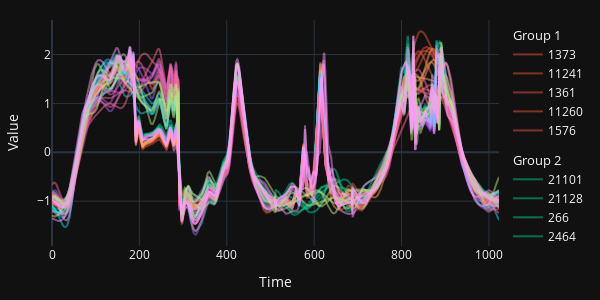

Here is the notebook cell this chart was saved with:
### Code cell
fig = data.plot_fig()
fig.show()

### Figure 1 — Plotly figure (JSON) as saved in the notebook; plotly's stock layout.template omitted (floating-point values rounded to 4 significant figures; data arrays with more than 128 entries replaced by an {"elided": "..."} marker saying what was removed)
{"data": [{"legendgroup": "1", "legendgrouptitle": {"text": "Group 1"}, "marker": {"color": "#EF553B"}, "name": "1373", "opacity": 0.5, "type": "scatter", "x": {"elided": "1024 int values"}, "y": {"elided": "1024 float values"}}, {"legendgroup": "1", "legendgrouptitle": {"text": "Group 1"}, "marker": {"color": "#EF553B"}, "name": "11241", "opacity": 0.5, "type": "scatter", "x": {"elided": "1024 int values"}, "y": {"elided": "1024 float values"}}, {"legendgroup": "1", "legendgrouptitle": {"text": "Group 1"}, "marker": {"color": "#EF553B"}, "name": "1361", "opacity": 0.5, "type": "scatter", "x": {"elided": "1024 int values"}, "y": {"elided": "1024 float values"}}, {"legendgroup": "1", "legendgrouptitle": {"text": "Group 1"}, "marker": {"color": "#EF553B"}, "name": "11260", "opacity": 0.5, "type": "scatter", "x": {"elided": "1024 int values"}, "y": {"elided": "1024 float values"}}, {"legendgroup": "1", "legendgrouptitle": {"text": "Group 1"}, "marker": {"color": "#EF553B"}, "name": "1576", "opacity": 0.5, "type": "scatter", "x": {"elided": "1024 int values"}, "y": {"elided": "1024 float values"}}, {"legendgroup": "2", "legendgrouptitle": {"text": "Group 2"}, "marker": {"color": "#00CC96"}, "name": "21101", "opacity": 0.5, "type": "scatter", "x": {"elided": "1024 int values"}, "y": {"elided": "1024 float values"}}, {"legendgroup": "2", "legendgrouptitle": {"text": "Group 2"}, "marker": {"color": "#00CC96"}, "name": "21128", "opacity": 0.5, "type": "scatter", "x": {"elided": "1024 int values"}, "y": {"elided": "1024 float values"}}, {"legendgroup": "2", "legendgrouptitle": {"text": "Group 2"}, "marker": {"color": "#00CC96"}, "name": "266", "opacity": 0.5, "type": "scatter", "x": {"elided": "1024 int values"}, "y": {"elided": "1024 float values"}}, {"legendgroup": "2", "legendgrouptitle": {"text": "Group 2"}, "marker": {"color": "#00CC96"}, "name": "2464", "opacity": 0.5, "type": "scatter", "x": {"elided": "1024 int values"}, "y": {"elided": "1024 float values"}}, {"legendgroup": "2", "legendgrouptitle": {"text": "Group 2"}, "marker": {"color": "#00CC96"}, "name": "2159", "opacity": 0.5, "type": "scatter", "x": {"elided": "1024 int values"}, "y": {"elided": "1024 float values"}}, {"legendgroup": "3", "legendgrouptitle": {"text": "Group 3"}, "marker": {"color": "#AB63FA"}, "name": "3913", "opacity": 0.5, "type": "scatter", "x": {"elided": "1024 int values"}, "y": {"elided": "1024 float values"}}, {"legendgroup": "3", "legendgrouptitle": {"text": "Group 3"}, "marker": {"color": "#AB63FA"}, "name": "362", "opacity": 0.5, "type": "scatter", "x": {"elided": "1024 int values"}, "y": {"elided": "1024 float values"}}, {"legendgroup": "3", "legendgrouptitle": {"text": "Group 3"}, "marker": {"color": "#AB63FA"}, "name": "31219", "opacity": 0.5, "type": "scatter", "x": {"elided": "1024 int values"}, "y": {"elided": "1024 float values"}}, {"legendgroup": "3", "legendgrouptitle": {"text": "Group 3"}, "marker": {"color": "#AB63FA"}, "name": "31082", "opacity": 0.5, "type": "scatter", "x": {"elided": "1024 int values"}, "y": {"elided": "1024 float values"}}, {"legendgroup": "3", "legendgrouptitle": {"text": "Group 3"}, "marker": {"color": "#AB63FA"}, "name": "31857", "opacity": 0.5, "type": "scatter", "x": {"elided": "1024 int values"}, "y": {"elided": "1024 float values"}}, {"legendgroup": "4", "legendgrouptitle": {"text": "Group 4"}, "marker": {"color": "#FFA15A"}, "name": "4888", "opacity": 0.5, "type": "scatter", "x": {"elided": "1024 int values"}, "y": {"elided": "1024 float values"}}, {"legendgroup": "4", "legendgrouptitle": {"text": "Group 4"}, "marker": {"color": "#FFA15A"}, "name": "42043", "opacity": 0.5, "type": "scatter", "x": {"elided": "1024 int values"}, "y": {"elided": "1024 float values"}}, {"legendgroup": "4", "legendgrouptitle": {"text": "Group 4"}, "marker": {"color": "#FFA15A"}, "name": "42002", "opacity": 0.5, "type": "scatter", "x": {"elided": "1024 int values"}, "y": {"elided": "1024 float values"}}, {"legendgroup": "4", "legendgrouptitle": {"text": "Group 4"}, "marker": {"color": "#FFA15A"}, "name": "4559", "opacity": 0.5, "type": "scatter", "x": {"elided": "1024 int values"}, "y": {"elided": "1024 float values"}}, {"legendgroup": "4", "legendgrouptitle": {"text": "Group 4"}, "marker": {"color": "#FFA15A"}, "name": "42031", "opacity": 0.5, "type": "scatter", "x": {"elided": "1024 int values"}, "y": {"elided": "1024 float values"}}, {"legendgroup": "5", "legendgrouptitle": {"text": "Group 5"}, "marker": {"color": "#19D3F3"}, "name": "5931", "opacity": 0.5, "type": "scatter", "x": {"elided": "1024 int values"}, "y": {"elided": "1024 float values"}}, {"legendgroup": "5", "legendgrouptitle": {"text": "Group 5"}, "marker": {"color": "#19D3F3"}, "name": "51277", "opacity": 0.5, "type": "scatter", "x": {"elided": "1024 int values"}, "y": {"elided": "1024 float values"}}, {"legendgroup": "5", "legendgrouptitle": {"text": "Group 5"}, "marker": {"color": "#19D3F3"}, "name": "51502", "opacity": 0.5, "type": "scatter", "x": {"elided": "1024 int values"}, "y": {"elided": "1024 float values"}}, {"legendgroup": "5", "legendgrouptitle": {"text": "Group 5"}, "marker": {"color": "#19D3F3"}, "name": "51910", "opacity": 0.5, "type": "scatter", "x": {"elided": "1024 int values"}, "y": {"elided": "1024 float values"}}, {"legendgroup": "5", "legendgrouptitle": {"text": "Group 5"}, "marker": {"color": "#19D3F3"}, "name": "5524", "opacity": 0.5, "type": "scatter", "x": {"elided": "1024 int values"}, "y": {"elided": "1024 float values"}}, {"legendgroup": "6", "legendgrouptitle": {"text": "Group 6"}, "marker": {"color": "#FF6692"}, "name": "6749", "opacity": 0.5, "type": "scatter", "x": {"elided": "1024 int values"}, "y": {"elided": "1024 float values"}}, {"legendgroup": "6", "legendgrouptitle": {"text": "Group 6"}, "marker": {"color": "#FF6692"}, "name": "61299", "opacity": 0.5, "type": "scatter", "x": {"elided": "1024 int values"}, "y": {"elided": "1024 float values"}}, {"legendgroup": "6", "legendgrouptitle": {"text": "Group 6"}, "marker": {"color": "#FF6692"}, "name": "62376", "opacity": 0.5, "type": "scatter", "x": {"elided": "1024 int values"}, "y": {"elided": "1024 float values"}}, {"legendgroup": "6", "legendgrouptitle": {"text": "Group 6"}, "marker": {"color": "#FF6692"}, "name": "62183", "opacity": 0.5, "type": "scatter", "x": {"elided": "1024 int values"}, "y": {"elided": "1024 float values"}}, {"legendgroup": "6", "legendgrouptitle": {"text": "Group 6"}, "marker": {"color": "#FF6692"}, "name": "6755", "opacity": 0.5, "type": "scatter", "x": {"elided": "1024 int values"}, "y": {"elided": "1024 float values"}}, {"legendgroup": "7", "legendgrouptitle": {"text": "Group 7"}, "marker": {"color": "#B6E880"}, "name": "7702", "opacity": 0.5, "type": "scatter", "x": {"elided": "1024 int values"}, "y": {"elided": "1024 float values"}}, {"legendgroup": "7", "legendgrouptitle": {"text": "Group 7"}, "marker": {"color": "#B6E880"}, "name": "7678", "opacity": 0.5, "type": "scatter", "x": {"elided": "1024 int values"}, "y": {"elided": "1024 float values"}}, {"legendgroup": "7", "legendgrouptitle": {"text": "Group 7"}, "marker": {"color": "#B6E880"}, "name": "7347", "opacity": 0.5, "type": "scatter", "x": {"elided": "1024 int values"}, "y": {"elided": "1024 float values"}}, {"legendgroup": "7", "legendgrouptitle": {"text": "Group 7"}, "marker": {"color": "#B6E880"}, "name": "72370", "opacity": 0.5, "type": "scatter", "x": {"elided": "1024 int values"}, "y": {"elided": "1024 float values"}}, {"legendgroup": "7", "legendgrouptitle": {"text": "Group 7"}, "marker": {"color": "#B6E880"}, "name": "7669", "opacity": 0.5, "type": "scatter", "x": {"elided": "1024 int values"}, "y": {"elided": "1024 float values"}}, {"legendgroup": "8", "legendgrouptitle": {"text": "Group 8"}, "marker": {"color": "#FF97FF"}, "name": "8915", "opacity": 0.5, "type": "scatter", "x": {"elided": "1024 int values"}, "y": {"elided": "1024 float values"}}, {"legendgroup": "8", "legendgrouptitle": {"text": "Group 8"}, "marker": {"color": "#FF97FF"}, "name": "8950", "opacity": 0.5, "type": "scatter", "x": {"elided": "1024 int values"}, "y": {"elided": "1024 float values"}}, {"legendgroup": "8", "legendgrouptitle": {"text": "Group 8"}, "marker": {"color": "#FF97FF"}, "name": "82116", "opacity": 0.5, "type": "scatter", "x": {"elided": "1024 int values"}, "y": {"elided": "1024 float values"}}, {"legendgroup": "8", "legendgrouptitle": {"text": "Group 8"}, "marker": {"color": "#FF97FF"}, "name": "82297", "opacity": 0.5, "type": "scatter", "x": {"elided": "1024 int values"}, "y": {"elided": "1024 float values"}}, {"legendgroup": "8", "legendgrouptitle": {"text": "Group 8"}, "marker": {"color": "#FF97FF"}, "name": "82116", "opacity": 0.5, "type": "scatter", "x": {"elided": "1024 int values"}, "y": {"elided": "1024 float values"}}], "layout": {"height": 300, "margin": {"b": 20, "l": 20, "r": 20, "t": 20}, "width": 600, "xaxis": {"title": {"text": "Time"}}, "yaxis": {"title": {"text": "Value"}}}}
